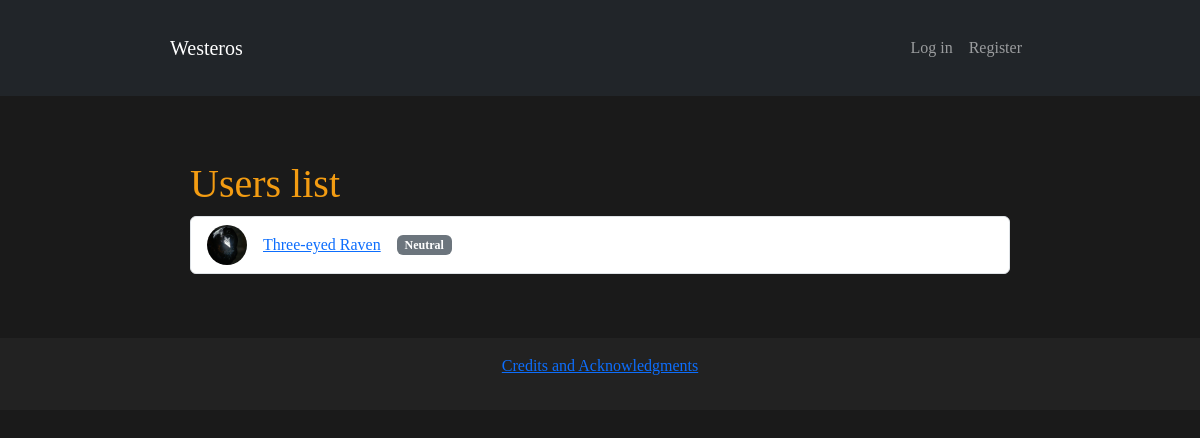
The app's page /users, older data.
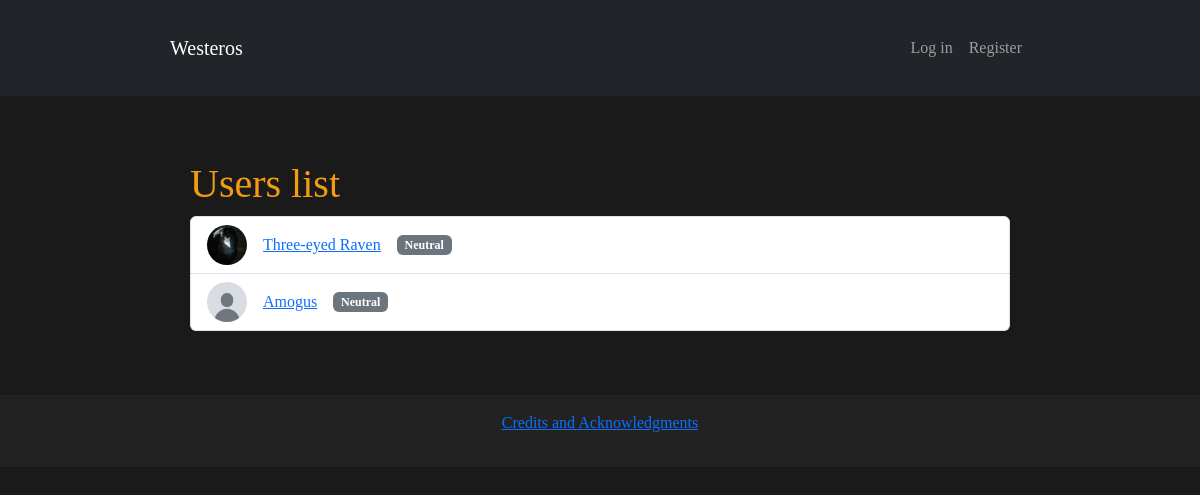
The same page, newer data.
### models/models.py (models this page shows, shortened)
class User(db.Model, UserMixin):
    __tablename__ = 'users'
    id = db.Column(db.Integer, primary_key = True)
    username = db.Column(db.String(80), unique = True, nullable = False)
    email = db.Column(db.String(120), unique = True, nullable = False)
    password_hash = db.Column(db.String(256), nullable = False)
    avatar = db.Column(db.String(255), nullable = False, default = "default_avatar.png")
    status = db.Column(db.String(255), nullable = True)
    role = db.Column(db.Enum(UserRole), default = UserRole.MEMBER, nullable = False)
    house_id = db.Column(db.Integer, db.ForeignKey('houses.id'), nullable = True)
    house = db.relationship('House', back_populates="users")

### routes/user_routes.py (the view)
@user_bp.route("/users")
def all_users():
    users = User.query.all() # Getting users from database
    return render_template("users.html", users = users)

### templates/users.html
{% extends "base.html" %}
{% block content %}
<div class="container">
    <h1>Users list</h1>
    {% if users %}
        <ul class="list-group">
            {% for user in users %}
                <li class="list-group-item d-flex align-items-center">
                    <img src="{{ url_for('static', filename='avatars/' + user.avatar) }}"
                        alt="Avatar" width="40", height="40" class="rounded-circle me-3">
                    <a href="{{ url_for('user.user_profile', username = user.username)}}" class="me-3">
                        {{ user.username }}
                    </a>
                    {% if user.house %}
                        <span class="badge bg-primary">{{ user.house.name }}</span>
                    {% else %}
                        <span class="badge bg-secondary">Neutral</span>
                    {% endif %}
                </li>
            {% endfor %}
        </ul>
    {% else %}
        <p>There's no users yet</p>
    {% endif %}
</div>
{% endblock %}

Row changes from the older to the newer data that the page shows:
added User: avatar (placeholder picture), username "Amogus"
